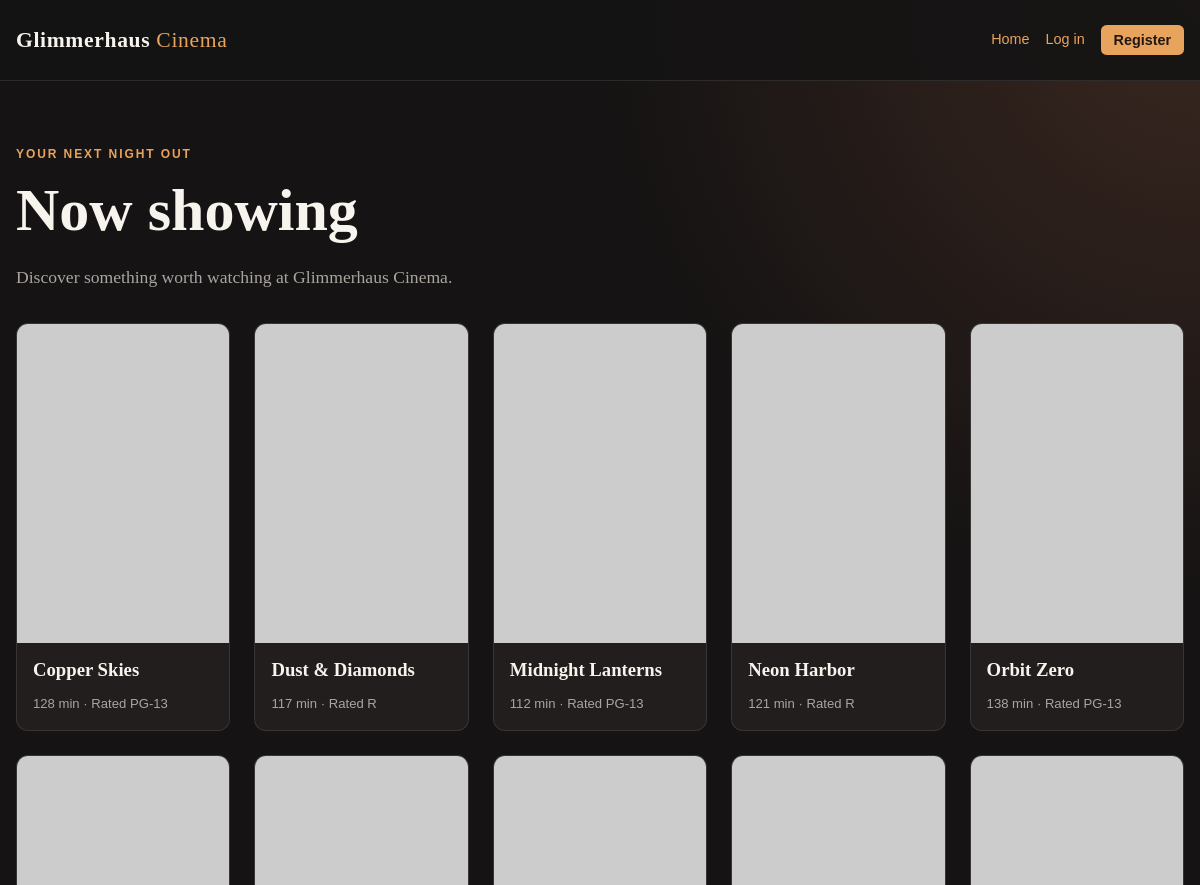
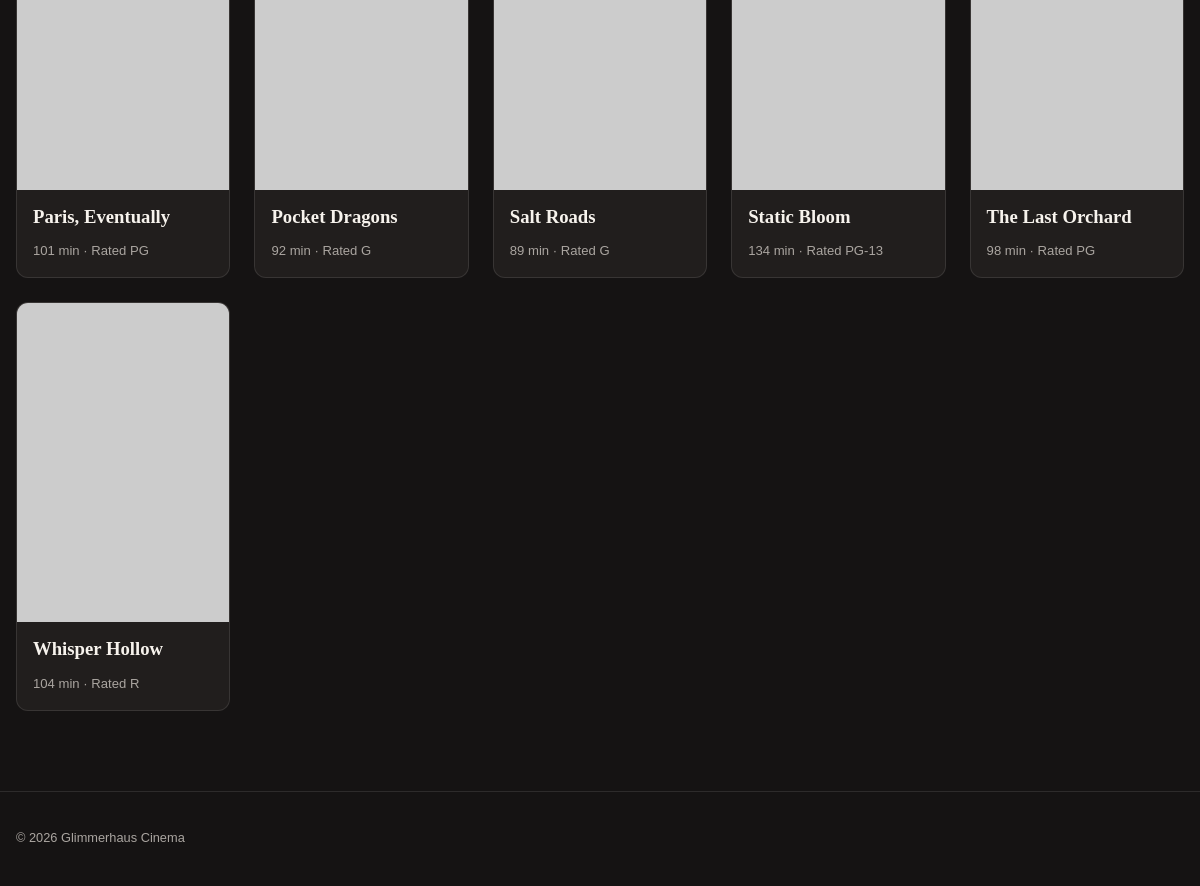
The page / on the database its author committed (2 pictures, top to bottom).
### tables this page shows
CREATE TABLE movies (
    movieId INT AUTO_INCREMENT PRIMARY KEY,
    title VARCHAR(150) NOT NULL,
    description TEXT,
    durationMinutes INT NOT NULL,
    ageRatingId INT,
    posterUrl VARCHAR(2048),
    isActive BOOLEAN NOT NULL DEFAULT TRUE,
    createdAt DATETIME DEFAULT CURRENT_TIMESTAMP,
    FOREIGN KEY (ageRatingId) REFERENCES ageRatings(ageRatingId) ON DELETE RESTRICT
);

CREATE TABLE ageRatings (
    ageRatingId INT AUTO_INCREMENT PRIMARY KEY,
    rating VARCHAR(50) NOT NULL UNIQUE
);

### app/controllers/MovieController.php (called while the page is built, shortened)
<?php
class MovieController {
    private $movie;
    public function __construct($movie) {
        $this->movie = $movie;
    }
    public function home() {
        $movies = $this->movie->getActiveMovies();
        require __DIR__ . '/../views/home.php';
    }
}

### index.php (called while the page is built, shortened)
<?php
require_once __DIR__ . "/includes/session.php";
require_once __DIR__ . "/includes/connection.php";
require_once __DIR__ . "/app/models/Movie.php";
require_once __DIR__ . "/app/controllers/MovieController.php";
$auth = new AuthController(new User($connection));
$movies = new MovieController(new Movie($connection));
$bookings = new BookingController(new Booking($connection));
$routes = [
    'home' => [$movies, 'home'],
    'movieDetails' => [$movies, 'movieDetails'],
    'movieBooking' => [$bookings, 'movieBooking'],
    'bookings' => [$bookings, 'index'],
    'login' => [$auth, 'login'],
    'register' => [$auth, 'register'],
    'logout' => [$auth, 'logout']
];
$page = $_GET['page'] ?? 'home';
call_user_func($routes[$page]);

### includes/session.php (called while the page is built, shortened)
<?php
	function logged_in() {
		return isset($_SESSION['user_id']);
	}
?>

### app/models/Movie.php (called while the page is built, shortened)
<?php
class Movie {
    private $connection;
    public function __construct($connection) {
        $this->connection = $connection;
    }
    public function getActiveMovies() {
        $query = "SELECT movieId, title, description, durationMinutes, posterUrl,
                         ageRatings.rating AS ageRating
                  FROM movies
                  LEFT JOIN ageRatings ON ageRatings.ageRatingId = movies.ageRatingId
                  WHERE movies.isActive = 1
                  ORDER BY movies.title";
        $statement = $this->connection->query($query);
        return $statement->fetchAll(PDO::FETCH_ASSOC);
    }
}

### app/views/home.php (the view, shortened to what this page needs)
<?php
require __DIR__ . '/../../includes/header.php';
?>
    <section class="page-heading">
        <p class="eyebrow">Your next night out</p>
        <h1>Now showing</h1>
        <p>Discover something worth watching at Glimmerhaus Cinema.</p>
    </section>
    <?php if (empty($movies)): ?>
        <div class="empty-state">
            <p>No movies are currently available.</p>
        </div>
    <?php else: ?>
        <section class="movie-grid">
            <?php foreach ($movies as $movie): ?>
                <a class="movie-link" href="index.php?page=movieDetails&amp;movieId=<?= (int) $movie['movieId'] ?>">
                    <article class="movie-card">
                        <?php if (!empty($movie['posterUrl'])): ?>
                            <div class="poster-wrap">
                                <img src="<?= htmlspecialchars($movie['posterUrl'], ENT_QUOTES, 'UTF-8') ?>"
                                     alt="Poster for <?= htmlspecialchars($movie['title'], ENT_QUOTES, 'UTF-8') ?>">
                            </div>
                        <?php endif; ?>
                        <h3><?= htmlspecialchars($movie['title'], ENT_QUOTES, 'UTF-8') ?></h3>
                        <p class="movie-meta">
                            <?= (int) $movie['durationMinutes'] ?> min
                            <?php if ($movie['ageRating']): ?>
                                · Rated <?= htmlspecialchars($movie['ageRating'], ENT_QUOTES, 'UTF-8') ?>
                            <?php endif; ?>
                        </p>
                    </article>
                </a>
            <?php endforeach; ?>
        </section>
    <?php endif; ?>
<?php require __DIR__ . '/../../includes/footer.php'; ?>

### includes/header.php (shortened to what this page needs)
<!doctype html>
<html lang="en">
<head>
    <link rel="stylesheet" href="assets/styles.css">
</head>
<body>
<header>
    <div class="site-header">
        <a class="brand" href="index.php?page=home">Glimmerhaus <span>Cinema</span></a>
        <nav class="site-nav">
            <a href="index.php?page=home">Home</a>
        <?php if (logged_in()): ?>
            <a href="index.php?page=bookings">My bookings</a>
            <span>Welcome, <?= htmlspecialchars($_SESSION['user'], ENT_QUOTES, 'UTF-8') ?></span>
            <form action="index.php?page=logout" method="post">
                <button class="button button-small" type="submit">Log out</button>
            </form>
        <?php else: ?>
            <a href="index.php?page=login">Log in</a>
            <a class="button button-small" href="index.php?page=register">Register</a>
        <?php endif; ?>
        </nav>
    </div>
</header>
<main class="page-container">

### includes/footer.php
</main>
<footer>
    <div class="page-container">
        <p>&copy; <?= date('Y') ?> Glimmerhaus Cinema</p>
    </div>
</footer>
</body>
</html>

### assets/styles.css (style rules this page uses)
:root { --ink: #f7f3ed; --muted: #aaa5a0; --background: #151313; --surface: #211e1d; --surface-light: #2b2725; --accent: #e8a45c; --accent-dark: #b86f2d; --border: rgba(255, 255, 255, 0.1); }
* { box-sizing: border-box; }
body { margin: 0; color: var(--ink); background: radial-gradient(circle at top right, #3a2720 0, var(--background) 38rem); font-family: Georgia, "Times New Roman", serif; line-height: 1.6; }
a { color: var(--accent); text-decoration: none; }
header { border-bottom: 1px solid var(--border); background: rgba(21, 19, 19, 0.9); }
.site-header, .page-container { width: min(1200px, calc(100% - 2rem)); margin: 0 auto; }
.site-header { display: flex; align-items: center; justify-content: space-between; gap: 1rem; min-height: 5rem; }
.brand { color: var(--ink); font-size: 1.35rem; font-weight: bold; letter-spacing: 0.03em; }
.brand span { color: var(--accent); font-weight: normal; }
.site-nav { display: flex; align-items: center; flex-wrap: wrap; justify-content: flex-end; gap: 1rem; font-family: Arial, sans-serif; font-size: 0.9rem; }
.page-container { min-height: calc(100vh - 9rem); padding: 4rem 0 5rem; }
.page-heading { margin-bottom: 2rem; }
h1, h2, h3 { line-height: 1.15; }
h1 { margin: 0 0 0.5rem; font-size: clamp(2.2rem, 5vw, 4rem); }
.page-heading h1 { margin-bottom: 0.75rem; }
.page-heading > p:not(.eyebrow) { color: var(--muted); font-size: 1.1rem; }
.eyebrow { margin: 0 0 0.75rem; color: var(--accent); font-family: Arial, sans-serif; font-size: 0.75rem; font-weight: bold; letter-spacing: 0.16em; text-transform: uppercase; }
.movie-grid { display: grid; grid-template-columns: repeat(auto-fill, minmax(190px, 1fr)); gap: 1.5rem; }
.movie-link { color: inherit; }
.movie-card { height: 100%; overflow: hidden; border: 1px solid var(--border); border-radius: 0.75rem; background: var(--surface); transition: border-color 0.2s ease, transform 0.2s ease; }
.poster-wrap { aspect-ratio: 2 / 3; overflow: hidden; background: var(--surface-light); }
.poster-wrap img, .detail-poster img { width: 100%; height: 100%; display: block; object-fit: cover; }
.movie-card h3, .movie-card p { margin-right: 1rem; margin-left: 1rem; }
.movie-card h3 { margin-top: 1rem; margin-bottom: 0.35rem; }
.movie-meta { color: var(--muted); font-family: Arial, sans-serif; font-size: 0.82rem; }
.movie-card .movie-meta { margin-bottom: 1rem; }
.button { display: inline-block; border: 0; border-radius: 0.35rem; padding: 0.75rem 1.2rem; color: #22170f; background: var(--accent); cursor: pointer; font: bold 0.9rem Arial, sans-serif; }
.button-small { padding: 0.45rem 0.8rem; }
footer { border-top: 1px solid var(--border); color: var(--muted); font-family: Arial, sans-serif; font-size: 0.8rem; }
footer .page-container { min-height: auto; padding: 1.5rem 0; }

### rows shown on the page
movies: title "Copper Skies", durationMinutes "128", ageRatingId.rating "PG-13"
movies: title "Dust & Diamonds", durationMinutes "117", ageRatingId.rating "R"
movies: title "Midnight Lanterns", durationMinutes "112", ageRatingId.rating "PG-13"
movies: title "Neon Harbor", durationMinutes "121", ageRatingId.rating "R"
movies: title "Orbit Zero", durationMinutes "138", ageRatingId.rating "PG-13"
movies: title "Paris, Eventually", durationMinutes "101", ageRatingId.rating "PG"
movies: title "Pocket Dragons", durationMinutes "92", ageRatingId.rating "G"
movies: title "Salt Roads", durationMinutes "89", ageRatingId.rating "G"
movies: title "Static Bloom", durationMinutes "134", ageRatingId.rating "PG-13"
movies: title "The Last Orchard", durationMinutes "98", ageRatingId.rating "PG"
movies: title "Whisper Hollow", durationMinutes "104", ageRatingId.rating "R"
